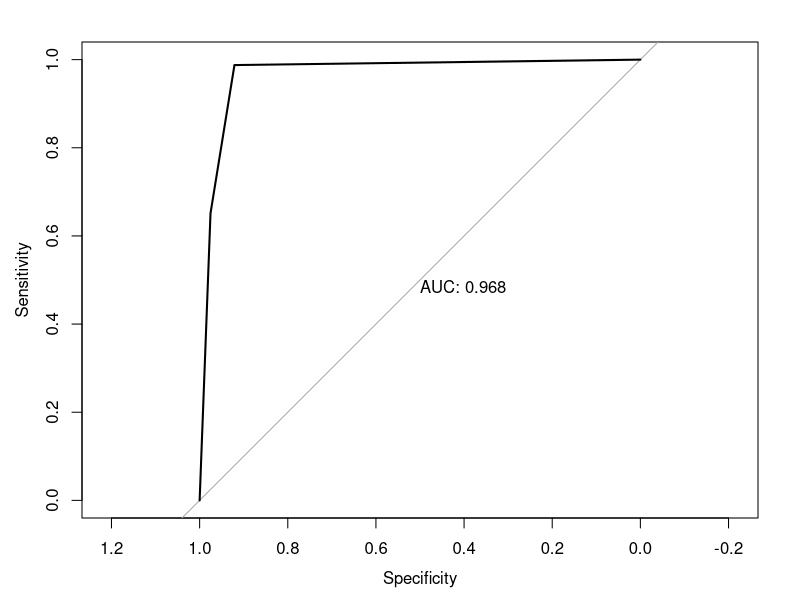
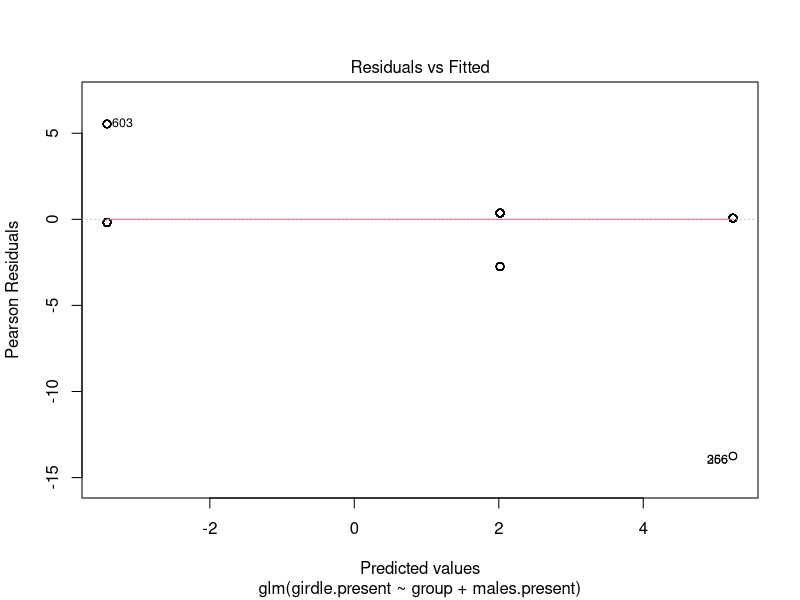
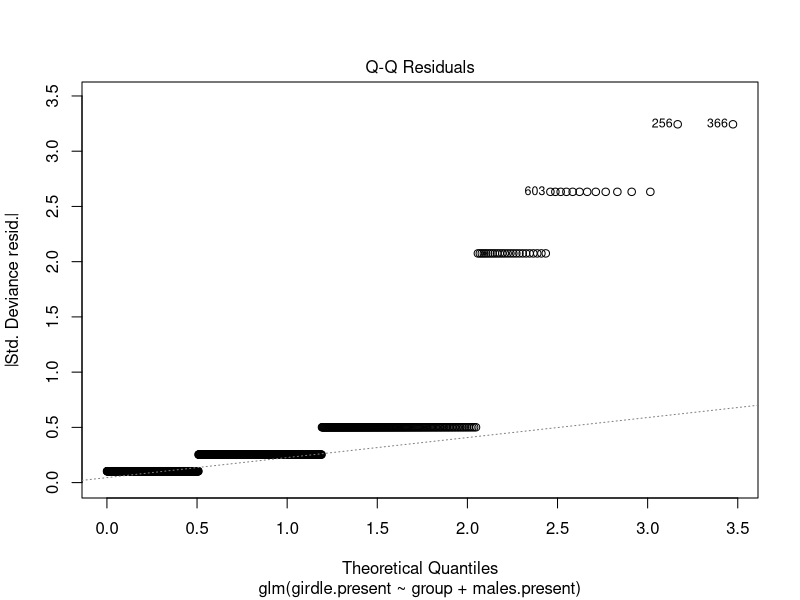
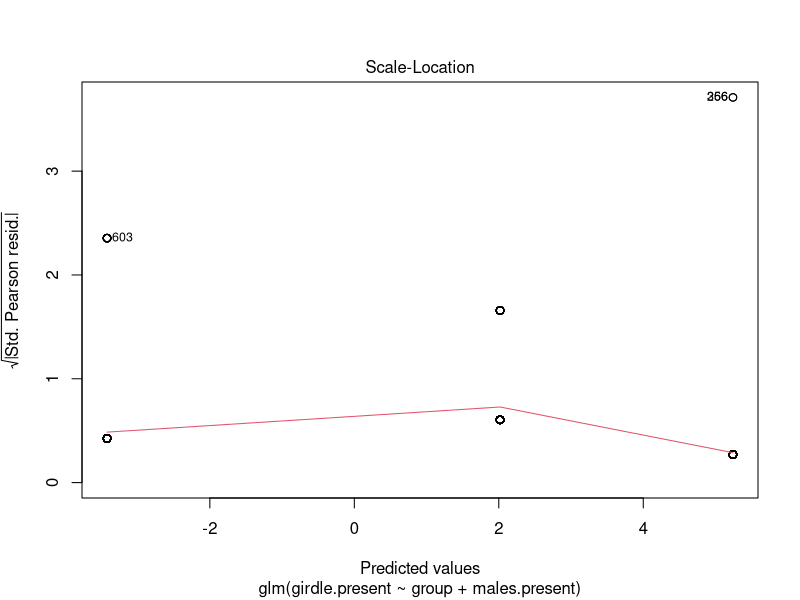
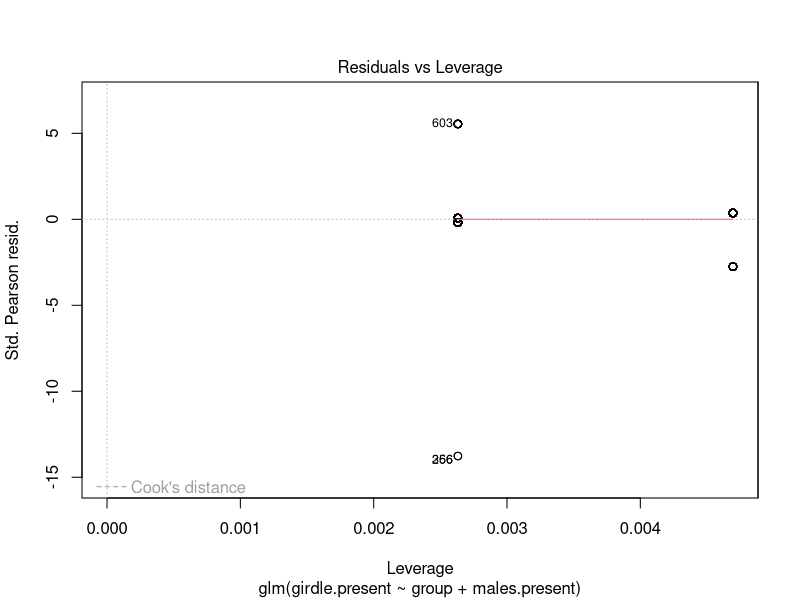

The R script that drew these images, in order:
##########################################################################################
# R program by (C) Michael Pokojovy and Paul Goldstein (2021)                            #
#                                                                                        #
# Original article:                                                                      #
# Albendazole (Anthelmintic Benzimidazole)-Induced Morphological Changes                 #
# in Female Ascaris lumbricoides var. suum and Loss of Synaptonemal Complexes in Meiosis #
##########################################################################################

set.seed(1)

df = data.frame(group = c(rep("TRT", 213), rep("CTRL", 380), rep("CTRL", 380)),
                males.present = c(rep("YES", 213), rep("NO", 380), rep("YES", 380)),
                girdle.present = c(sample(c("YES", "NO"), size = 213, replace = TRUE, prob = c(187/213, 26/213)),
                                   sample(c("YES", "NO"), size = 380, replace = TRUE, prob = c(372/380, 8/380)),
                                   sample(c("YES", "NO"), size = 380, replace = TRUE, prob = c(8/380, 372/380))))


# Logistic regression

require(rms)
lrm.model <- lrm(girdle.present ~ group + males.present, data = df)

print(lrm.model)

library(pROC)
test_prob = predict(lrm.model, newdata = df)
test_roc = roc(df$girdle.present ~ test_prob, plot = TRUE, print.auc = TRUE)

# Anova

df = data.frame(group = c(rep("TRT", 213), rep("CTRL", 380), rep("CTRL", 380)),
                males.present = c(rep("YES", 213), rep("NO", 380), rep("YES", 380)),
                girdle.present = c(sample(c(1, 0), size = 213, replace = TRUE, prob = c(187/213, 26/213)),
                                   sample(c(1, 0), size = 380, replace = TRUE, prob = c(372/380, 8/380)),
                                   sample(c(1, 0), size = 380, replace = TRUE, prob = c(8/380, 372/380))))

aov.fit = aov(girdle.present ~ group + males.present, data = df)

print(summary(aov.fit))

print(TukeyHSD(aov.fit))

# GLM

glm.model = glm(girdle.present ~ group + males.present, data = df, family = binomial())
plot(glm.model)
